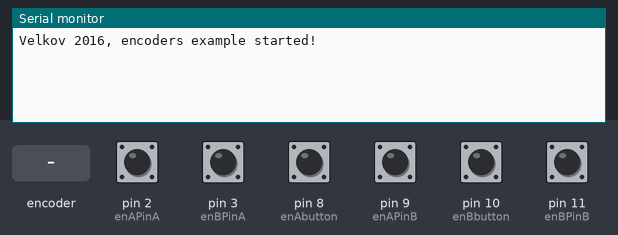
A sketch run on a simulated Arduino Uno, built with avr-gcc and run on an emulated ATmega328P. Parts: the last lines printed to the serial monitor. The inputs (shaded band) are chosen by the test bench; at power-on: pin 2 (enAPinA), pin 3 (enBPinA), pin 8 (enAbutton), pin 9 (enAPinB), pin 10 (enBbutton), pin 11 (enBPinB) HIGH.

Above: at 1.2 s.
1.3 s: rotary encoder on pin 2 (enAPinA) / pin 9 (enAPinB) turned 1 step (first pin leading)
At 2.6 s:
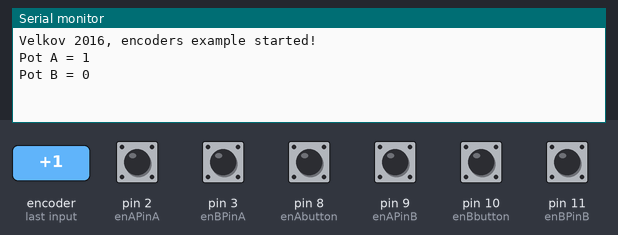
3.0 s: pin 3 (enBPinA) pulled LOW for 0.15 s
At 4.1 s:
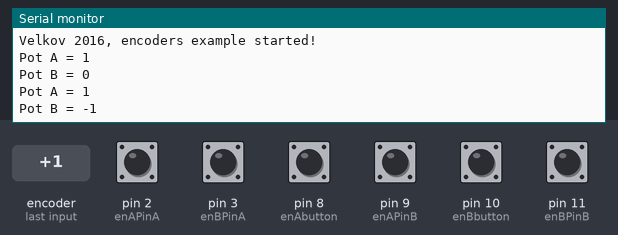
4.6 s: pin 3 (enBPinA) pulled LOW for 1 s
At 6.6 s:
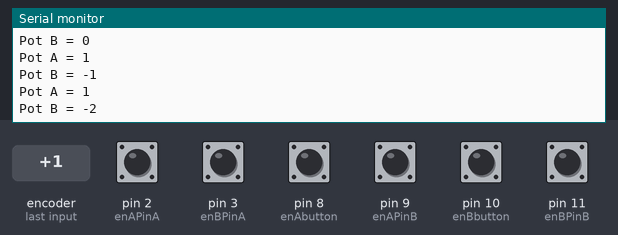
7.1 s: rotary encoder on pin 2 (enAPinA) / pin 9 (enAPinB) turned 1 step (first pin leading)
At 8.3 s:
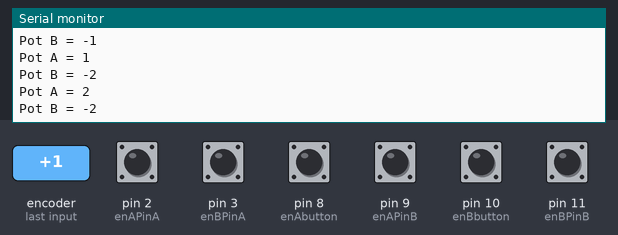
Timing chart, 0 to 9.8 s (numbered marks = the images above; inputs shaded):
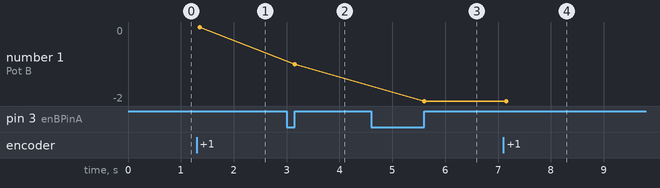

Measured:
- after the input at 1.3 s, the serial monitor: prints a new line after 0.05 s (image 1)
- after the input at 3.0 s, the serial monitor: prints a new line after 0.15 s (image 2)
- after the input at 4.6 s, the serial monitor: prints a new line after 1.0 s (image 3)
- after the input at 7.1 s, the serial monitor: prints a new line after 0.05 s (image 4)
- plotted number 1: 0 → -1 after the input at 3.0 s, -1 → -2 after the input at 4.6 s

The sketch:

sketch_rotary_encoders.ino
```cpp
/*
 *     Rotary encoders example
 *     Tsvetelin Velkov 2016
 *
 *     This small example reads two rotary encoders
 *     Timer 0 is used to generate 100us update signal
 *     The encoders CLK signals are connected to pin 2 and 3 respectively
 *     Interrupt on change is used to read the encoders
 *     Debouncing time is 2ms
 *
 */

// HW pins assignment
// Encoder A pin  CLK  to Arduino  D2
//                DT   to          D9
//                SW   to          D8
// Encoder B pin  CLK  to Arduino  D3
//                DT   to          D11
//                SW   to          D10
// Both enc. pin  +    to          +5V (VCC)
//                GND  to          GND
enum PinAssignments {
  enAPinA = 2,
  enAPinB = 9,
  enAbutton = 8,
  enBPinA = 3,
  enBPinB = 11,
  enBbutton = 10
};

volatile unsigned int ticks = 0;
boolean A_set = false;
boolean B_set = false;

volatile int encoderPosA = 0;
volatile int encoderPosB = 0;

volatile unsigned int d_potA = 0;
volatile unsigned int d_potB = 0;

unsigned int buttonA = 0;
unsigned int buttonB = 0;

int potA = 0;
int potB = 0;

void setup() {

  // set pins for encoder 1
  pinMode(enAPinA, INPUT);
  pinMode(enAPinB, INPUT);
  pinMode(enAbutton, INPUT);
  digitalWrite(enAPinA, HIGH);    // turn on pullup resistor
  digitalWrite(enAPinB, HIGH);    // turn on pullup resistor
  digitalWrite(enAbutton, HIGH);  // turn on pullup resistor

  // set pins for encoder 2
  pinMode(enBPinA, INPUT);
  pinMode(enBPinB, INPUT);
  pinMode(enBbutton, INPUT);
  digitalWrite(enBPinA, HIGH);    // turn on pullup resistor
  digitalWrite(enBPinB, HIGH);    // turn on pullup resistor
  digitalWrite(enBbutton, HIGH);  // turn on pullup resistor

  //stop interrupts
  cli();

  //set timer0 interrupt at 10kHz or 100us
  TCCR0A = 0;// set entire TCCR0A register to 0
  TCCR0B = 0;// same for TCCR0B
  TCNT0  = 0;//initialize counter value to 0
  // set compare match register for 10khz increments
  OCR0A = 24; // = ((16*10^6) / (10000*64)) - 1 (must be <256!)
  // turn on CTC mode
  TCCR0A |= (1 << WGM01);
  // Set CS01 and CS00 bits for 64 prescaler
  TCCR0B |= (1 << CS01) | (1 << CS00);
  // enable timer compare interrupt
  TIMSK0 |= (1 << OCIE0A);

  //allow interrupts
  sei();

  // encoder pin on interrupt 0 (pin 2)
  attachInterrupt(0, doEncoderA, RISING);

  // encoder pin on interrupt 1 (pin 3)
  attachInterrupt(1, doEncoderB, RISING);

  // Initialize the UART, 8n1 57600 baud
  Serial.begin(57600);

  // Hello world message
  Serial.println("Velkov 2016, encoders example started!");
}


void loop(){

  // debouncing, encoder is read >2ms after activity
  if((d_potA != 0) && ((ticks - d_potA) >= 20)){

    A_set = digitalRead(enAPinA) == HIGH;
    B_set = digitalRead(enAPinB) == HIGH;

    // and adjust counter + if A leads B
    encoderPosA += (A_set != B_set) ? +1 : -1;

    d_potA=0;
  }

  // debouncing, encoder is read >2ms after activity
  if((d_potB != 0) && ((ticks - d_potB) >= 20)){

    A_set = digitalRead(enBPinA) == HIGH;
    B_set = digitalRead(enBPinB) == HIGH;

    // and adjust counter + if A leads B
    encoderPosB += (A_set != B_set) ? +1 : -1;

    d_potB=0;
  }

  // adjust the pot position every 100ms
  if ((ticks >= 1000) && ((encoderPosA != 0) || (encoderPosB != 0))){

    cli();

    if (encoderPosA>0) potA ++;
    if (encoderPosA<0) potA --;
    if (buttonA>0) potA = 0;

    if (encoderPosB>0) potB ++;
    if (encoderPosB<0) potB --;
    if (buttonB>0) potB = 0;

    sei();

    encoderPosA = 0;
    buttonA=0;

    encoderPosB = 0;
    buttonB=0;

    Serial.print("Pot A = ");
    Serial.println(potA, DEC);

    Serial.print("Pot B = ");
    Serial.println(potB, DEC);

    ticks = 0;
  }

  if (digitalRead(enAbutton) == LOW){
    buttonA ++;
  }

  if (digitalRead(enBbutton) == LOW){
    buttonB ++;
  }

}

//timer0 interrupt 10kHz or 100us, this is the encoder clock
ISR(TIMER0_COMPA_vect){
  ticks++;
}

// Interrupt on A (pin2) changing state
void doEncoderA(){
  d_potA = ticks;
}

// Interrupt on B (pin3) changing state
void doEncoderB(){
  d_potB = ticks;
}
```
